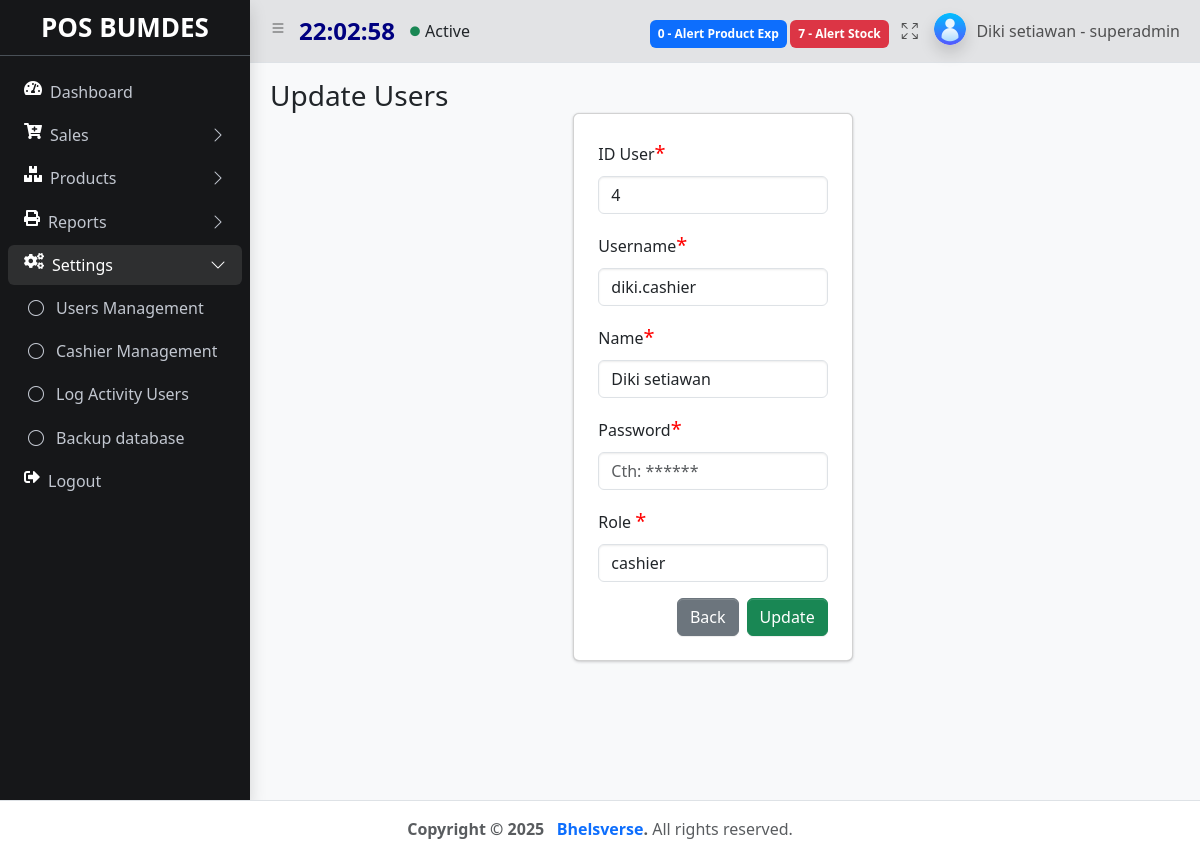
/index.php?&module=users&action=form&id_user=4 (signed in), run on an earlier commit of the app's database.
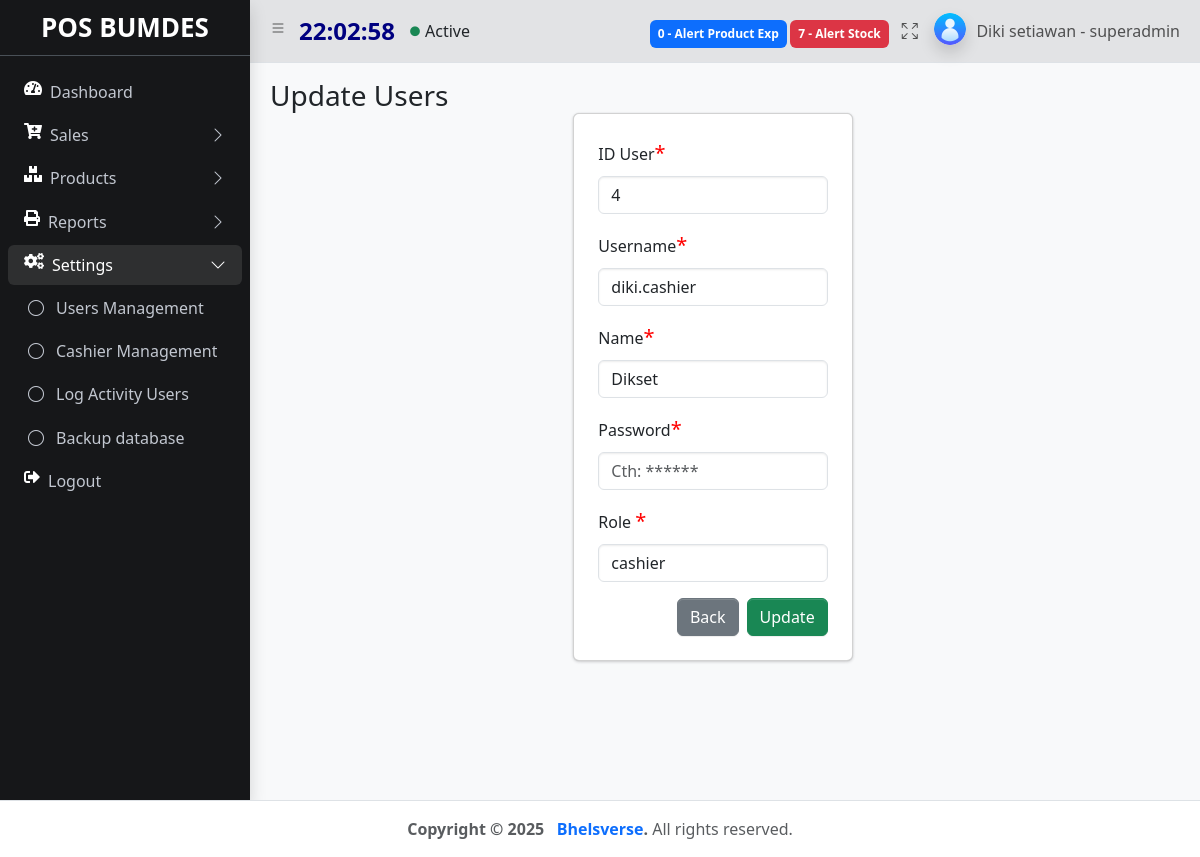
And on a later commit of the database.
### tables this page shows
CREATE TABLE `users` (
  `id_user` int(11) NOT NULL,
  `username` varchar(50) NOT NULL,
  `password` varchar(277) NOT NULL,
  `nama` varchar(50) NOT NULL,
  `role` varchar(10) NOT NULL,
  `create_at` timestamp NOT NULL DEFAULT current_timestamp(),
  `update_at` timestamp NOT NULL DEFAULT current_timestamp()
);

### module/users/form.php (the view, shortened to what this page needs)
<?php
    $id_user =isset($_GET['id_user']) ? $_GET['id_user'] : false;
    $username ="";
    $nama ="";
    if($id_user){
        $sql = "SELECT users.id_user, users.username,users.nama, users.password, users.role, role.nama_role, role.id_role FROM users INNER JOIN role ON users.role = role.id_role WHERE id_user='$id_user'";
        $query = mysqli_query($koneksi, $sql);
        $item = mysqli_fetch_array($query);
        $id_user = $item['id_user'];
        $username = $item['username'];
        $nama = $item['nama'];
        $id_role = $item['id_role'];
    }
?>
   <main class="app-main">
        <div class="app-content-header">
          <div class="container-fluid">
            <div class="row">
              <div class="col-sm-6"><h3 class="mb-0">Update Users </h3></div>
            </div>
          <div class="row ">
            <div class="row justify-content-center">
              <div class="col-4">
                <div class="card p-4 align-item-center">
                <form action="<?php echo BASE_URL . "module/users/action.php"; ?>" method="POST" enctype="multipart/form-data">
                    <div class="mb-3">
                      <label for="id_user" class="form-label">ID User<span style="color: red; font-size:20px">*</span></label>
                      <input type="text" class="form-control" id="id_user" name="id_user" aria-describedby="id_user" placeholder="Cth: John do" value='<?= $id_user ?>' readonly autofocus>
                    </div>
                    <div class="mb-3">
                      <label for="username" class="form-label">Username<span style="color: red; font-size:20px">*</span></label>
                      <input type="text" class="form-control" id="username" name="username" aria-describedby="username" placeholder="Cth: John do" value='<?= $username ?>' readonly autofocus>
                    </div>
                    <div class="mb-3">
                      <label for="nama" class="form-label">Name<span style="color: red; font-size:20px">*</span></label>
                      <input type="text" class="form-control" id="nama" name="nama" aria-describedby="nama" placeholder="Cth: John do" value='<?= $nama ?>' autofocus>
                    </div>
                    <div class="mb-3">
                      <label for="password" class="form-label">Password<span style="color: red; font-size:20px">*</span></label>
                      <input type="password" class="form-control" id="password"  name="password" aria-describedby="password" placeholder="Cth: ******"  required >
                    </div>
                    <div class="mb-3">
                      <label for="role" class="form-label">Role <span style="color: red; font-size:20px">*</span></label>
                      <select name="role" id="role" class="form-control"  required>
                      <?php
                          $query = mysqli_query($koneksi, "SELECT * FROM role ");
                          while ($item =  mysqli_fetch_assoc($query)) {
                            if ($id_role == $item['id_role']) {
                              echo "<option value='$item[id_role]' selected >$item[nama_role]</option>";
                          } else {
                              echo "<option value='$item[id_role]'>$item[nama_role]</option>";
                          }
                          } ?>
                     </select>
                    </div>
                    <div class="modal-footer">
                    <a href="<?= BASE_URL . "index.php?module=users&action=list" ?>" class="btn btn-secondary me-2">Back</a>
                    <button type="submit" name="button" value="update" class="btn btn-success">Update</button>
                  </div>
                  </form>
                  </div>
                </div>
                </div>
              </div>
            </div>
          </div>
        </div>

What changed in the data, as far as the page shows it:
changed users "diki.cashier": nama "Diki setiawan" → "Dikset"
